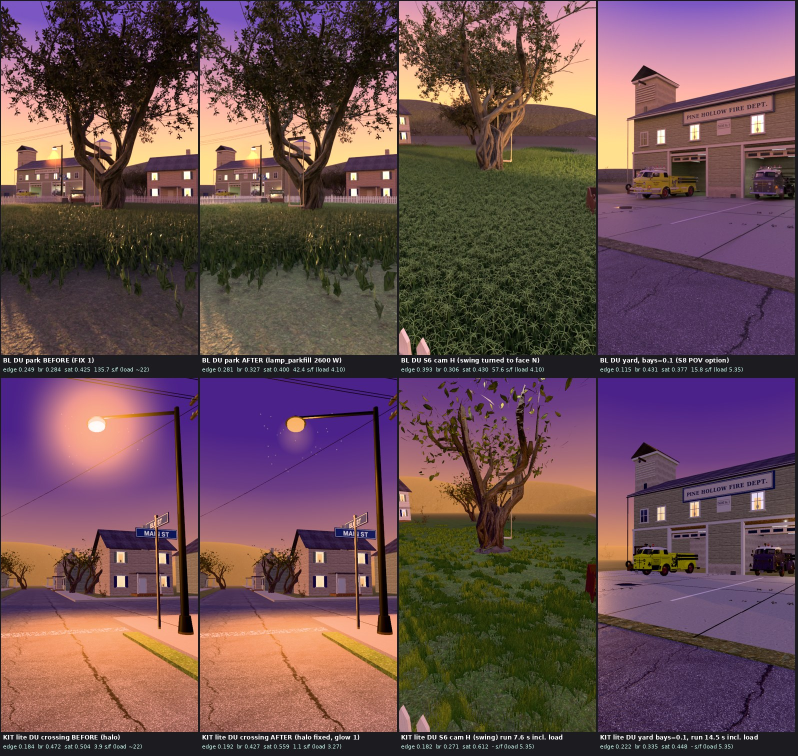
#> input picture episodes/yellow-fire-trucks/sets/town/FIX2_SHEET.jpg, 1596 x 1512 px, given in place of weathered_plank_siding_diff_1k.jpg, which was not available (shown at 1/2 size)
$ python tex_town.py .. ../FIX_SHEET.jpg
#> lines starting #> are read from the running program, lines starting #| are printed output that depends on the picture
# tex_town.py: every picture the PINE HOLLOW set needs, made with PIL OUTSIDE Blender (REGLES 3): tinted copies of the Poly Haven CC0
# textures (paint colour of THIS town, light and dark strokes kept), the story lettering (hand-painted), decals (oil, overspray, wear).
# python3 tex_town.py <assets/ph_town/tex> <out dir>     Prints TEX_END. No date or time goes into any picture.
import os, sys, math, random
from PIL import Image, ImageDraw, ImageFont, ImageFilter, ImageChops
import numpy as np
SRC, OUT = sys.argv[1], sys.argv[2]; os.makedirs(OUT, exist_ok=True)
FB = '/usr/share/fonts/truetype/dejavu/DejaVuSerif-Bold.ttf'
FS = '/usr/share/fonts/opentype/inter/InterDisplay-Bold.otf'
if not os.path.exists(FS): FS = FB

def hexc(h): h = h.lstrip('#'); return np.array([int(h[i:i + 2], 16) for i in (0, 2, 4)], float)

def tint(src, name, col, keep=.25, gain=1.0):
    """paint colour col with the texture's own light/dark strokes: out = col * lum/mean(lum), mixed with keep of the original."""
#> called with src = 'weathered_plank_siding', name = 'clap_sage', col = '#a9b48c', keep = 0.18, gain = 1
    im = np.asarray(Image.open(os.path.join(SRC, src + '_diff_1k.jpg')).convert('RGB'), float)
    lum = im.mean(2, keepdims=True); rel = lum / max(lum.mean(), 1)
#> after `lum = im.mean(2, keepdims=True)`:
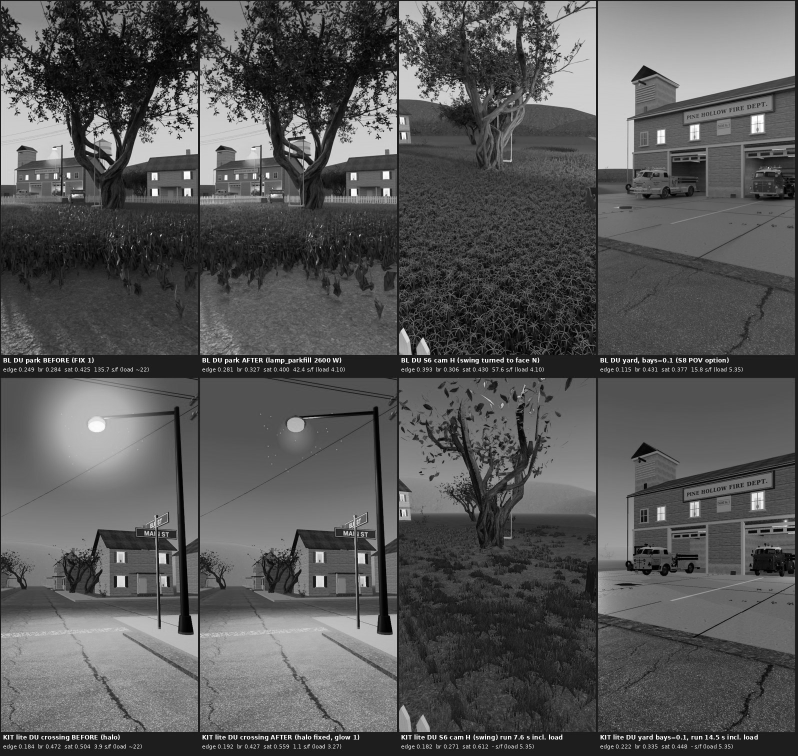
#> lum: shape (1512, 1596, 1) float64 (shown at 1/2 size); min 0, max 255, mean 87.4
    out = hexc(col)[None, None, :] * rel * gain; out = out * (1 - keep) + im * keep * (hexc(col).mean() / max(im.mean(), 1))
#> after `out = hexc(col)[None, None, :] * rel * gain`:
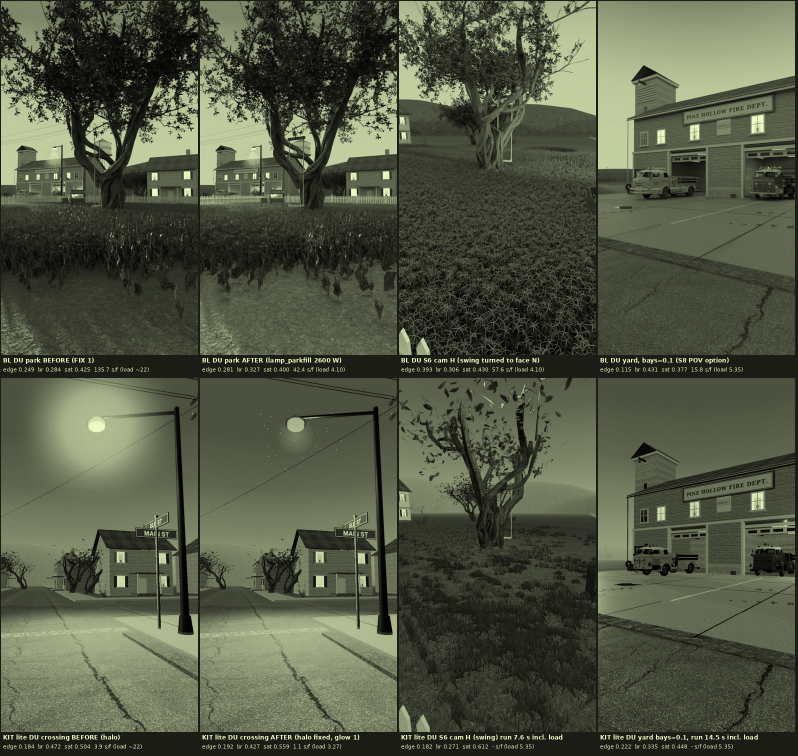
#> out: shape (1512, 1596, 3) float64 (shown at 1/2 size); mean R, G, B 169, 180, 140; drawn with min black and max white
    Image.fromarray(np.clip(out, 0, 255).astype('uint8')).save(os.path.join(OUT, name + '_diff.jpg'), quality=90)
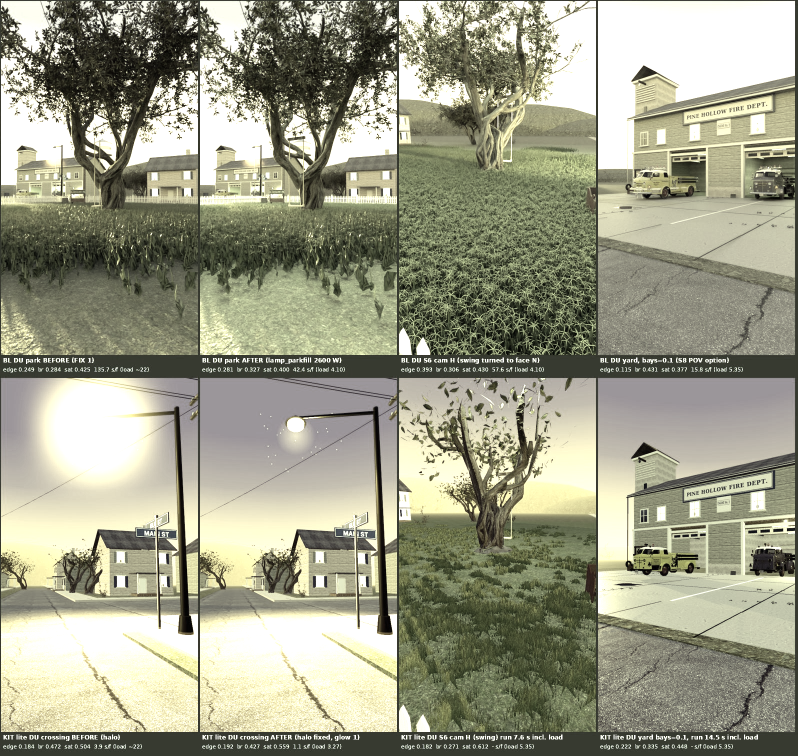
#> saved as clap_sage_diff.jpg: PIL image 1596x1512 RGB (shown at 1/2 size); mean R, G, B 157.1, 157.3, 136.3
    for k in ('nor_gl', 'rough'):
        Image.open(os.path.join(SRC, '%s_%s_1k.jpg' % (src, k))).save(os.path.join(OUT, '%s_%s.jpg' % (name, k)), quality=92)
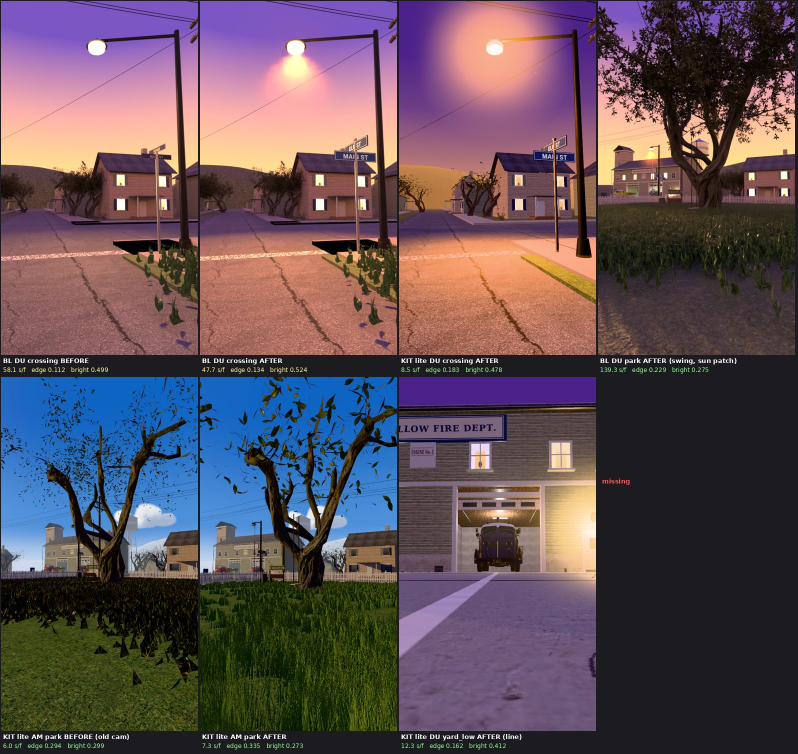
#> input picture episodes/yellow-fire-trucks/sets/town/FIX_SHEET.jpg, 1596 x 1508 px, given in place of weathered_plank_siding_nor_gl_1k.jpg, which was not available (shown at 1/2 size)

TINTS = [  # (source, name, paint, keep)
    ('weathered_plank_siding', 'clap_sage', '#a9b48c', .18), ('weathered_plank_siding', 'clap_cream', '#eadfc2', .15),
    ('weathered_plank_siding', 'clap_white', '#eeece4', .12), ('weathered_plank_siding', 'clap_blue', '#aab6c4', .15),
    ('weathered_plank_siding', 'clap_green', '#8f9f86', .15), ('weathered_plank_siding', 'clap_tan', '#cdb89a', .15),
    ('white_planks_clean', 'trim_white', '#f1ede2', .2), ('wooden_garage_door', 'baydoor', '#efe6cc', .2),
    ('concrete_block_wall', 'block_buff', '#cfc6b0', .35), ('concrete_floor_worn_001', 'yard', '#b4ada0', .55),
    ('concrete_pavement', 'walk', '#bdb6aa', .5), ('asphalt_02', 'asphalt', '#73747c', .45), ('leafy_grass', 'lawn', '#5f9a52', .45),
    ('grey_roof_01', 'roof_grey', '#5d5d63', .5), ('roof_slates_02', 'roof_green', '#56645a', .4), ('painted_plaster_wall', 'plaster_cream', '#e9dcbc', .3),
    ('bark_brown_02', 'pole_wood', '#6e5a48', .6), ('plank_flooring', 'floor_wood', '#9a7652', .55), ('forest_ground_04', 'ground_far', '#6c8a4e', .45),
    ('white_planks_clean', 'picket', '#f4f1e8', .15), ('concrete_floor_worn_001', 'bay_floor', '#9d978c', .55),
]

# [20 lines left out: function board, not called in this run]

def decal(name, w, h, fn, seed=1):
    rng = np.random.default_rng(seed); im = Image.new('RGBA', (w, h), (0, 0, 0, 0)); fn(ImageDraw.Draw(im), rng, w, h, im)
    im.save(os.path.join(OUT, name + '.png'))

# [67 lines left out: functions oil, spray, tracks, line, tuft, boot and 4 more, not called in this run]

if __name__ == '__main__':
#> (the run stopped early here; a loop or call above may not have finished)
